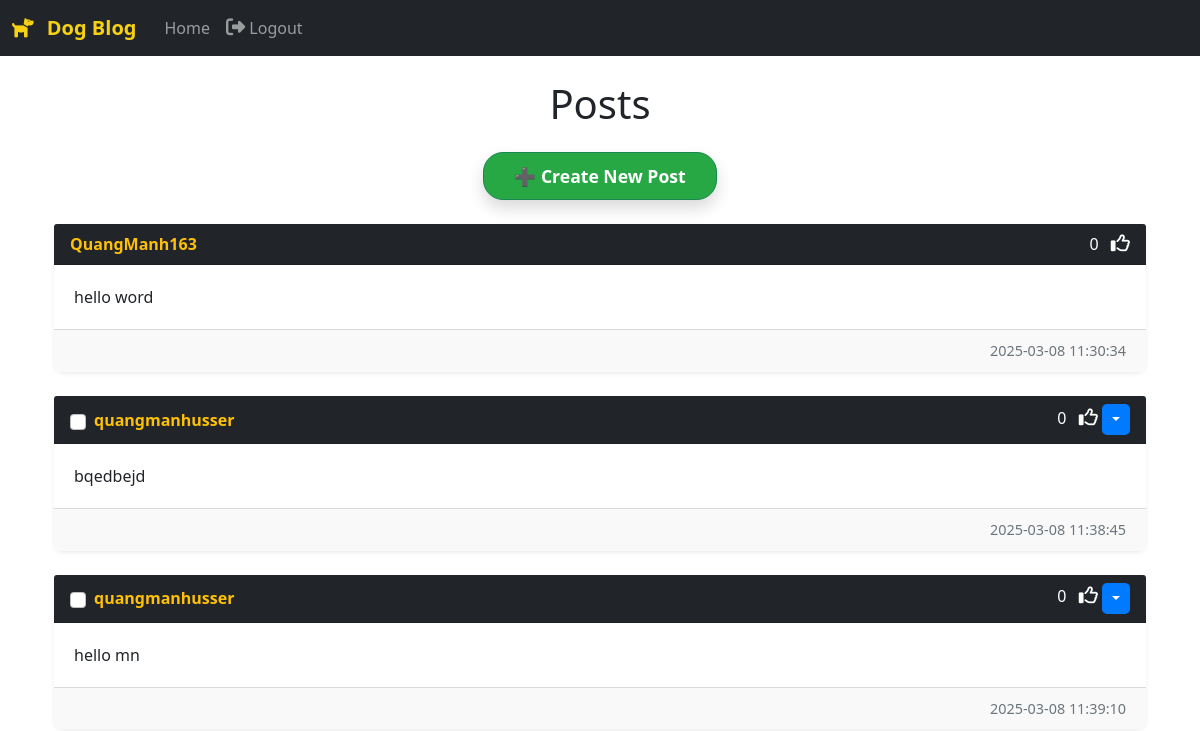
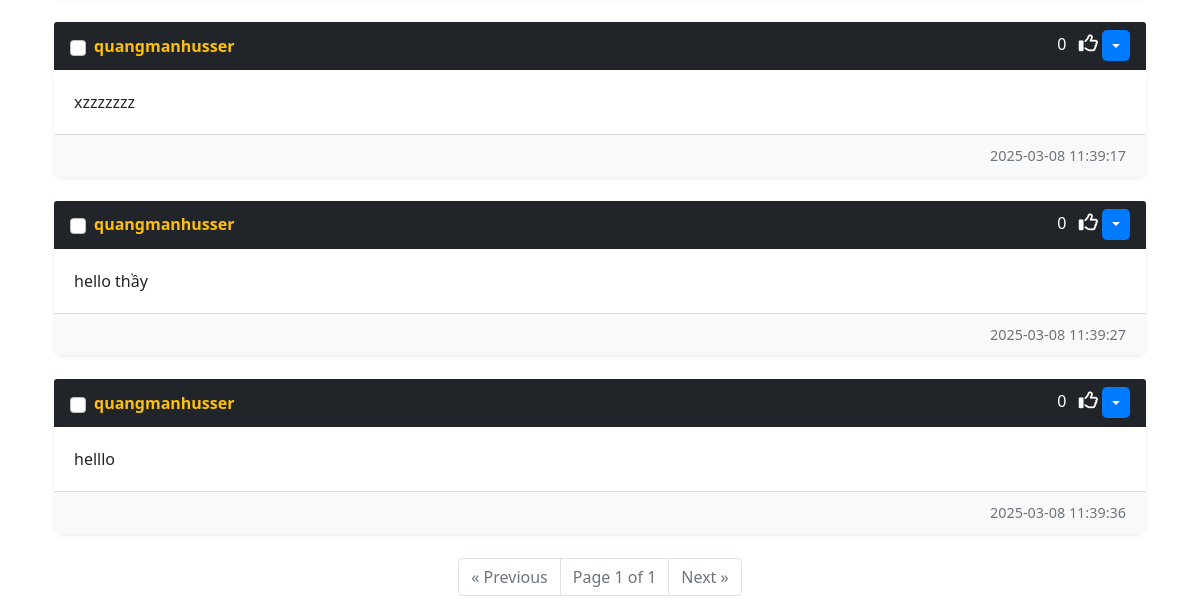
The app's page /home (signed in), older data (2 pictures, top to bottom).
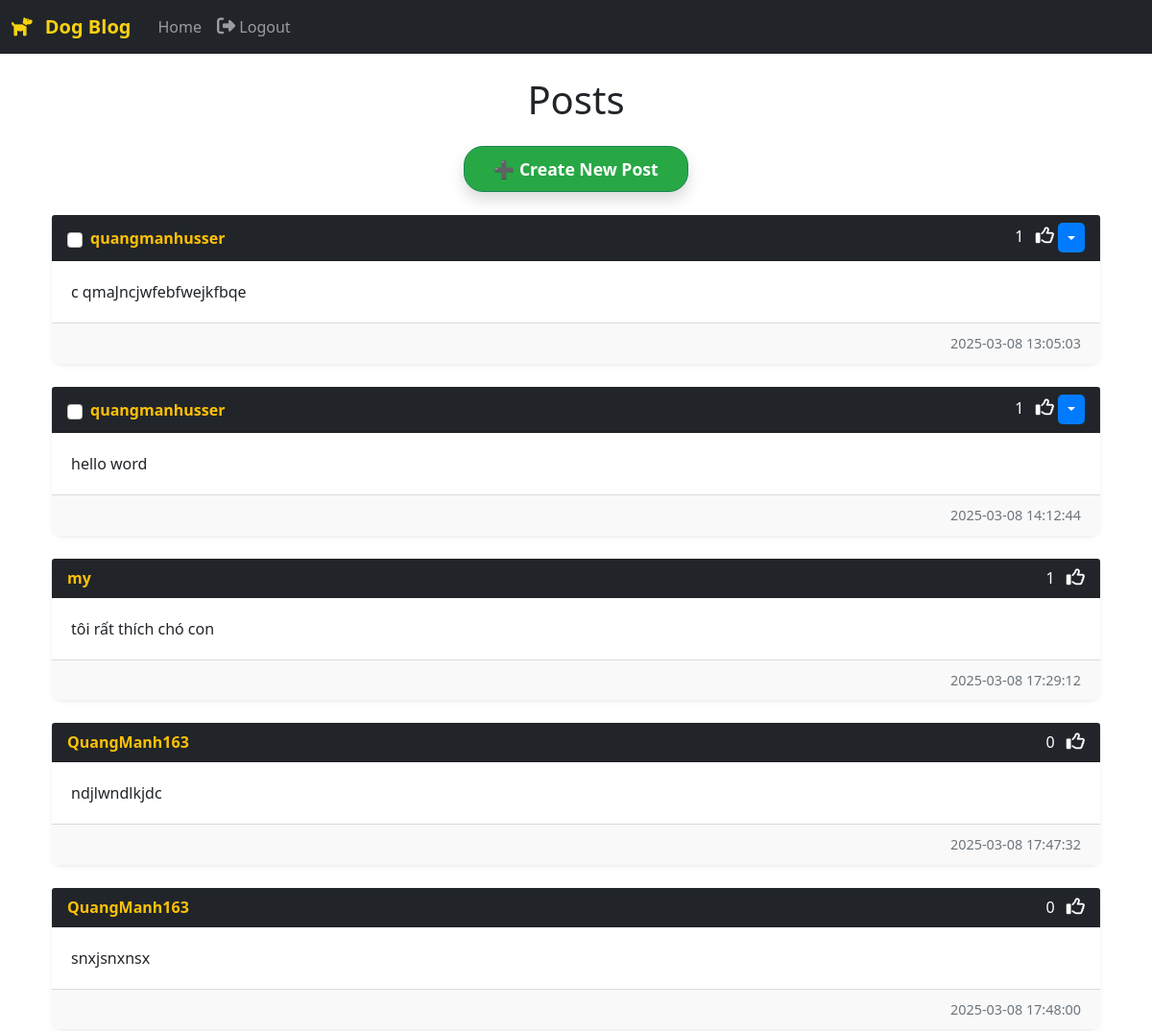
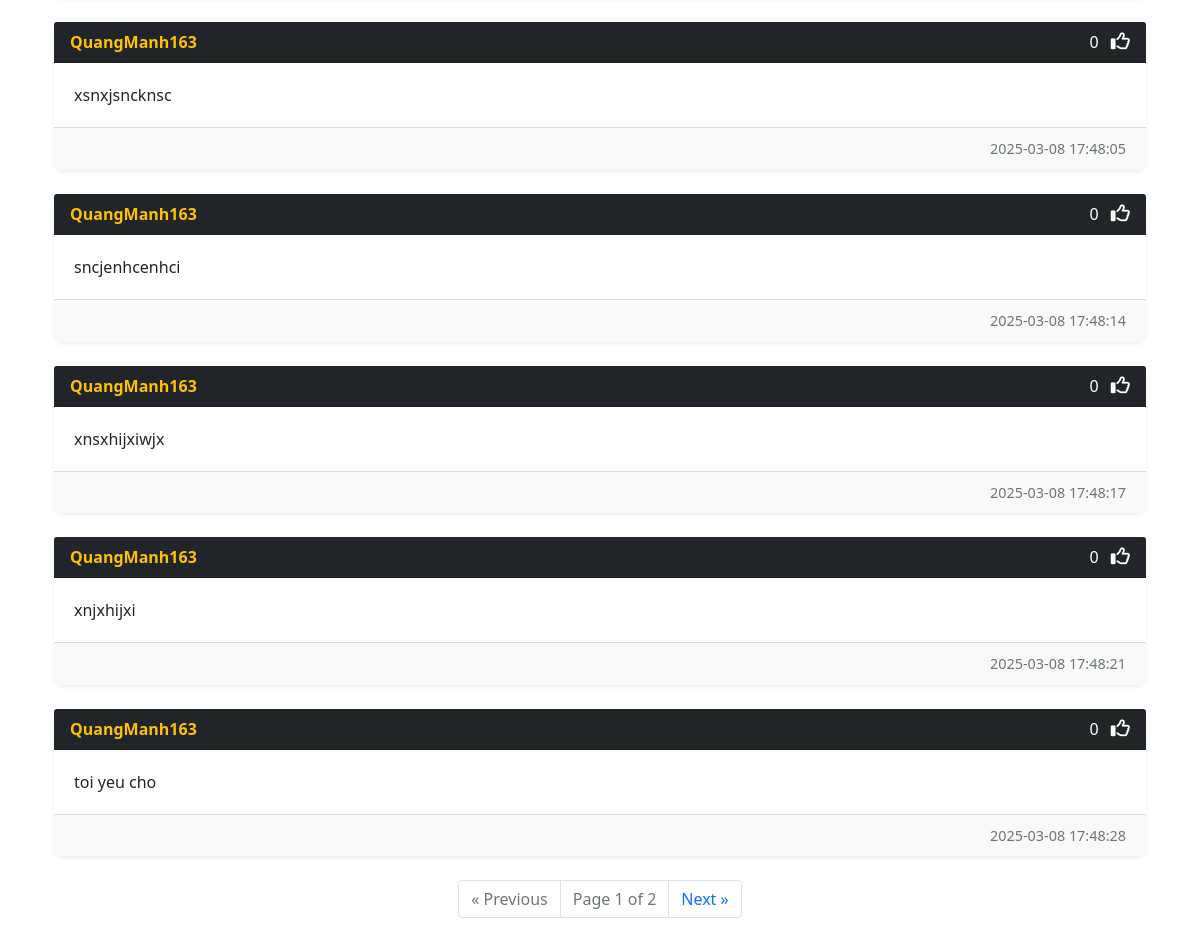
The same page, newer data (2 pictures, top to bottom).
### website/models.py (models this page shows)
class Post(db.Model):
    id = db.Column(db.Integer, primary_key=True)
    text = db.Column(db.Text, nullable=False)
    date_created = db.Column(db.DateTime(timezone=True), default=func.now())
    author = db.Column(db.Integer, db.ForeignKey(
        'user.id', ondelete="CASCADE"), nullable=False)
    comments = db.relationship('Comment', backref='post', passive_deletes=True)
    likes = db.relationship('Like', backref='post', passive_deletes=True)

class User(db.Model, UserMixin):
    id = db.Column(db.Integer, primary_key=True)
    email = db.Column(db.String(150), unique=True)
    username = db.Column(db.String(150), unique=True)
    password = db.Column(db.String(150))
    date_created = db.Column(db.DateTime(timezone=True), default=func.now())
    is_admin = db.Column(db.Boolean, default=False)  # Thêm trường này
    is_blocked = db.Column(db.Boolean, default=False)  # Thêm để block user
    posts = db.relationship('Post', backref='user', passive_deletes=True)
    comments = db.relationship('Comment', backref='user', passive_deletes=True)
    likes = db.relationship('Like', backref='user', passive_deletes=True)

### website/views.py (the view)
@views.route("/")
@views.route("/home")
def home():
    if not current_user.is_authenticated:
        return redirect(url_for('views.welcome'))  # Chuyển hướng nếu chưa đăng nhập
    page = request.args.get('page', 1, type=int)
    posts = Post.query.paginate(page=page, per_page=10)
    return render_template("home.html", user=current_user, posts=posts)

### website/__init__.py (called while the page is built)
def create_app():
    app = Flask(__name__)
    app.config['SECRET_KEY'] = "helloworld"
    app.config['SQLALCHEMY_DATABASE_URI'] = f'sqlite:///{DB_NAME}'
    db.init_app(app)
    migrate = Migrate(app, db)
    from .views import views
    from .auth import auth
    app.register_blueprint(views, url_prefix="/")
    app.register_blueprint(auth, url_prefix="/")
    from .models import User, Post, Comment, Like
    create_database(app)
    login_manager = LoginManager()
    login_manager.login_view = "auth.login"
    login_manager.init_app(app)
    @login_manager.user_loader
    def load_user(id):
        return User.query.get(int(id))
    return app

### website/templates/home.html (shortened to what this page needs)
{% extends "base.html" %}
{% block content %}
    <div class="container mt-4">
        <h1 class="text-center mb-4">Posts</h1>
        {% if user.is_authenticated %}
            <div class="text-center mb-4">
                <a href="/create-post" class="btn btn-success btn-lg shadow">➕ Create New Post</a>
            </div>
        {% endif %}
        <form id="delete-selected-form" action="{{ url_for('views.delete_selected_posts') }}" method="POST">
            <div id="posts">
                {% for post in posts.items %}
                    <div class="card shadow-sm mb-4 border-0">
                        <div class="card-header bg-dark text-white d-flex justify-content-between align-items-center">
                            <div class="d-flex align-items-center">
                                {% if user.id == post.author %}
                                    <input type="checkbox" class="form-check-input me-2 delete-checkbox" name="selected_posts" value="{{ post.id }}">
                                {% endif %}
                                <a href="/posts/{{ post.user.username }}" class="text-warning fw-bold">{{ post.user.username }}</a>
                            </div>
                            <div>
                                <span id="likes-count-{{ post.id }}" class="me-2">{{ post.likes|length }}</span>
                                {% if user.id in post.likes|map(attribute="author")|list %}
                                    <i class="fas fa-thumbs-up text-warning" id="like-button-{{ post.id }}" onclick="like({{ post.id }})"></i>
                                {% else %}
                                    <i class="far fa-thumbs-up text-white" id="like-button-{{ post.id }}" onclick="like({{ post.id }})"></i>
                                {% endif %}
                                {% if user.id == post.author %}
                                    <div class="btn-group">
                                        <button type="button" class="btn btn-sm btn-light dropdown-toggle" data-bs-toggle="dropdown"></button>
                                    </div>
                                {% endif %}
                            </div>
                        </div>
                        <div class="card-body">
                            <p class="card-text">{{ post.text }}</p>
                        </div>
                        <div class="card-footer text-muted text-end">
                            {{ post.date_created }}
                        </div>
                    </div>
                {% endfor %}
            </div>
        </form>
        <nav>
            <ul class="pagination justify-content-center">
                {% if posts.has_prev %}
                    <li class="page-item"><a href="{{ url_for('views.home', page=posts.prev_num) }}" class="page-link">&laquo; Previous</a></li>
                {% else %}
                    <li class="page-item disabled"><span class="page-link">&laquo; Previous</span></li>
                {% endif %}
                <li class="page-item disabled"><span class="page-link">Page {{ posts.page }} of {{ posts.pages }}</span></li>
                {% if posts.has_next %}
                    <li class="page-item"><a href="{{ url_for('views.home', page=posts.next_num) }}" class="page-link">Next &raquo;</a></li>
                {% else %}
                    <li class="page-item disabled"><span class="page-link">Next &raquo;</span></li>
                {% endif %}
            </ul>
        </nav>
    </div>
{% endblock %}

Row changes from the older to the newer data that the page shows:
removed Post: user.username "QuangManh163", likes|length "0", text "hello word", date_created "2025-03-08 11:30:34"
removed Post: user.username "quangmanhusser", likes|length "0", text "bqedbejd", date_created "2025-03-08 11:38:45"
removed Post: user.username "quangmanhusser", likes|length "0", text "hello mn", date_created "2025-03-08 11:39:10"
removed Post: user.username "quangmanhusser", likes|length "0", text "helllo", date_created "2025-03-08 11:39:36"
changed Post: likes|length "0" → "1"; text "xzzzzzzz" → "c qmaJncjwfebfwejkfbqe"; date_created "2025-03-08 11:39:17" → "2025-03-08 13:05:03"
changed Post: likes|length "0" → "1"; text "hello thầy" → "hello word"; date_created "2025-03-08 11:39:27" → "2025-03-08 14:12:44"
added Post: user.username "my", likes|length "1", text "tôi rất thích chó con", date_created "2025-03-08 17:29:12"
added Post: user.username "QuangManh163", likes|length "0", text "ndjlwndlkjdc", date_created "2025-03-08 17:47:32"
added Post: user.username "QuangManh163", likes|length "0", text "snxjsnxnsx", date_created "2025-03-08 17:48:00"
added Post: user.username "QuangManh163", likes|length "0", text "xsnxjsncknsc", date_created "2025-03-08 17:48:05"
added Post: user.username "QuangManh163", likes|length "0", text "sncjenhcenhci", date_created "2025-03-08 17:48:14"
added Post: user.username "QuangManh163", likes|length "0", text "xnsxhijxiwjx", date_created "2025-03-08 17:48:17"
added Post: user.username "QuangManh163", likes|length "0", text "xnjxhijxi", date_created "2025-03-08 17:48:21"
added Post: user.username "QuangManh163", likes|length "0", text "toi yeu cho", date_created "2025-03-08 17:48:28"
Text that changed along with them:
{{ posts.pages }}: "1" → "2"
